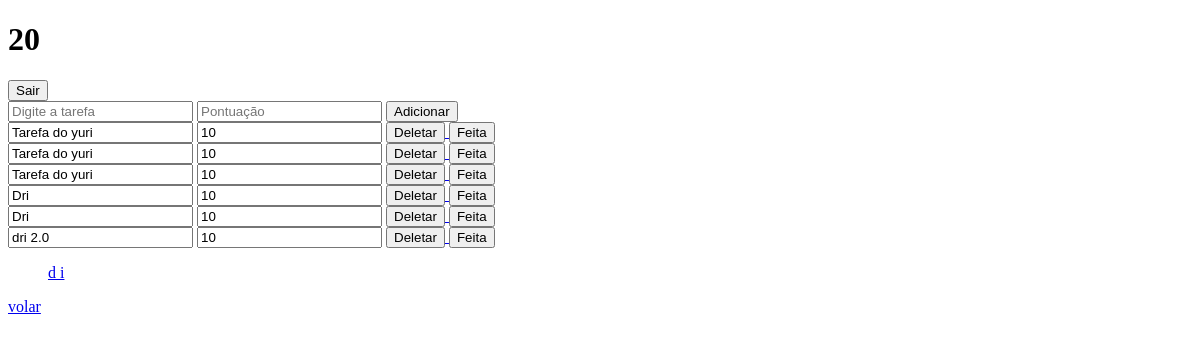
/tipo/i/ (signed in), run on an earlier commit of the app's database.
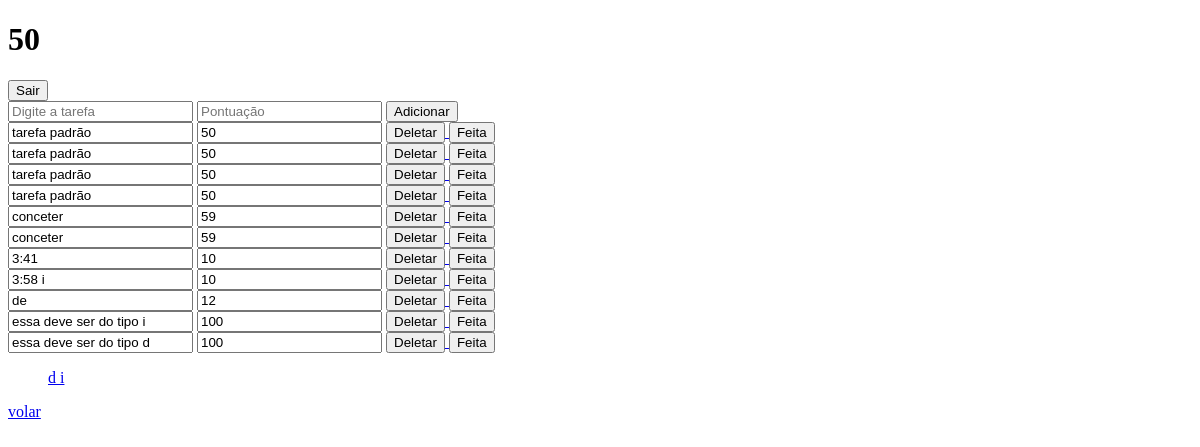
And on a later commit of the database.
### points_of_change_2/models.py (models this page shows, shortened)
class Tarefa(models.Model):
    author = models.ForeignKey("auth.User", on_delete=models.CASCADE,  default=1)
    tarefa = models.TextField(verbose_name='Descrição da tarefa')
    pontos = models.PositiveIntegerField(verbose_name='Pontuação')
    estado = models.BooleanField(
        default=False,
        verbose_name='Estado'
    )
    tipo = models.CharField(max_length=20, default="i")
    data = models.DateTimeField(auto_now_add=True)

### points_of_change_2/views.py (the view, shortened to what this page needs)
# urls.py: path('tipo/<str:tipo>/', views.tarefa, name='tarefa'),
@login_required
def tarefa(request, tipo):
    all_notes = Tarefa.objects.filter(author=request.user.id, tipo=tipo).order_by("data")
    todas = Tarefa.objects.filter(author=request.user.id).order_by("data")
    lista = []
    pnts_tot =  0
    for tarefa in all_notes:
        if tarefa.estado == 1:
            pnts_tot += tarefa.pontos
    for tarefa in todas:
        if tarefa.tipo not in lista:
            lista.append(tarefa.tipo)
    return render(request, 'paginas/tarefa.html', {"tarefas": all_notes, 'pontos': pnts_tot, 'lista': lista})

### points_of_change_2/templates/paginas/tarefa.html (shortened to what this page needs)
<!DOCTYPE html>
<html lang="pt-BR">
<head>
</head>
<body>
  <h1>{{pontos}}</h1>
    <form action="{% url 'logout' %}" method="post">
    <button type="submit">Sair</button>
    </form>
    <form method="post" >
    <input type="text" id="taskInput" placeholder="Digite a tarefa" name="tarefa"/>
    <input type="number" id="scoreInput" placeholder="Pontuação" min="0" name="pontos"/>
    <button id="addButton">Adicionar</button>
    </form>
    {% for tarefa in tarefas %}
        <div>
        <input
          value="{{ tarefa.tarefa }}"
          required
        />
        <input
          value="{{ tarefa.pontos }}"
          required
        />
        <a href="/anotacoes/{{tarefa.id}}/apagar/">  <button> Deletar</button>  </a>
        <a href="/anotacoes/{{tarefa.id}}/estado/"> <button> Feita </button> </a>
        </div>
      {% endfor %}
      <ul>
      {% for tipo in lista%}
      <a href="/tipo/{{tipo}}/">  {{tipo}}  </a>
      {% endfor %}
      </ul>
      <a href="/">volar</a>
</body>
</html>

What changed in the data, as far as the page shows it:
removed Tarefa: tarefa "Tarefa do yuri", pontos "10"
removed Tarefa: tarefa "Tarefa do yuri", pontos "10"
removed Tarefa: tarefa "Tarefa do yuri", pontos "10"
removed Tarefa: tarefa "Dri", pontos "10"
removed Tarefa: tarefa "Dri", pontos "10"
removed Tarefa: tarefa "dri 2.0", pontos "10"
added Tarefa: tarefa "tarefa padrão", pontos "50"
added Tarefa: tarefa "tarefa padrão", pontos "50"
added Tarefa: tarefa "tarefa padrão", pontos "50"
added Tarefa: tarefa "tarefa padrão", pontos "50"
added Tarefa: tarefa "conceter", pontos "59"
added Tarefa: tarefa "conceter", pontos "59"
added Tarefa: tarefa "3:41", pontos "10"
added Tarefa: tarefa "3:58 i", pontos "10"
added Tarefa: tarefa "de", pontos "12"
added Tarefa: tarefa "essa deve ser do tipo i", pontos "100"
added Tarefa: tarefa "essa deve ser do tipo d", pontos "100"
Also different on the page:
{{ pontos }}: "20" → "50"
